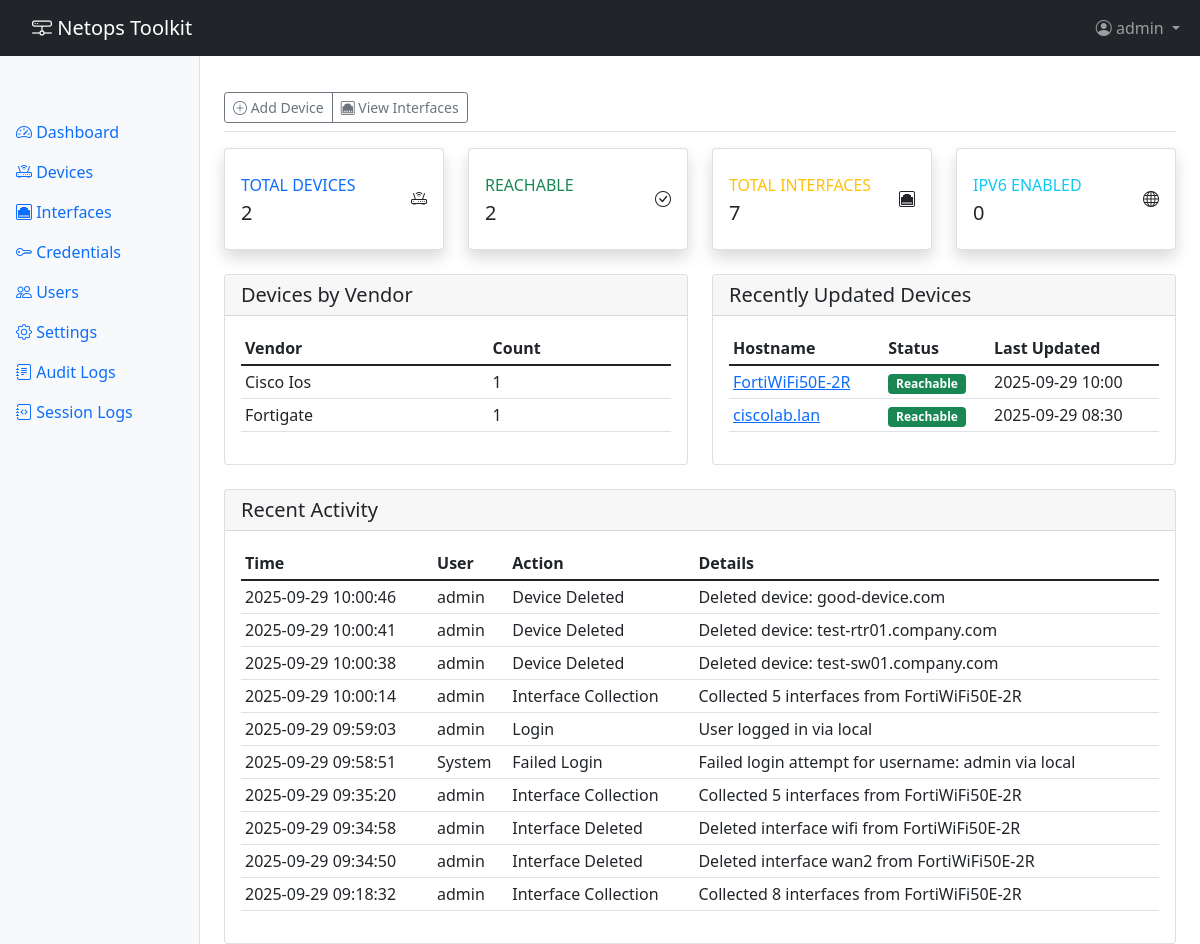
The page /dashboard (signed in) on the database as committed earlier.
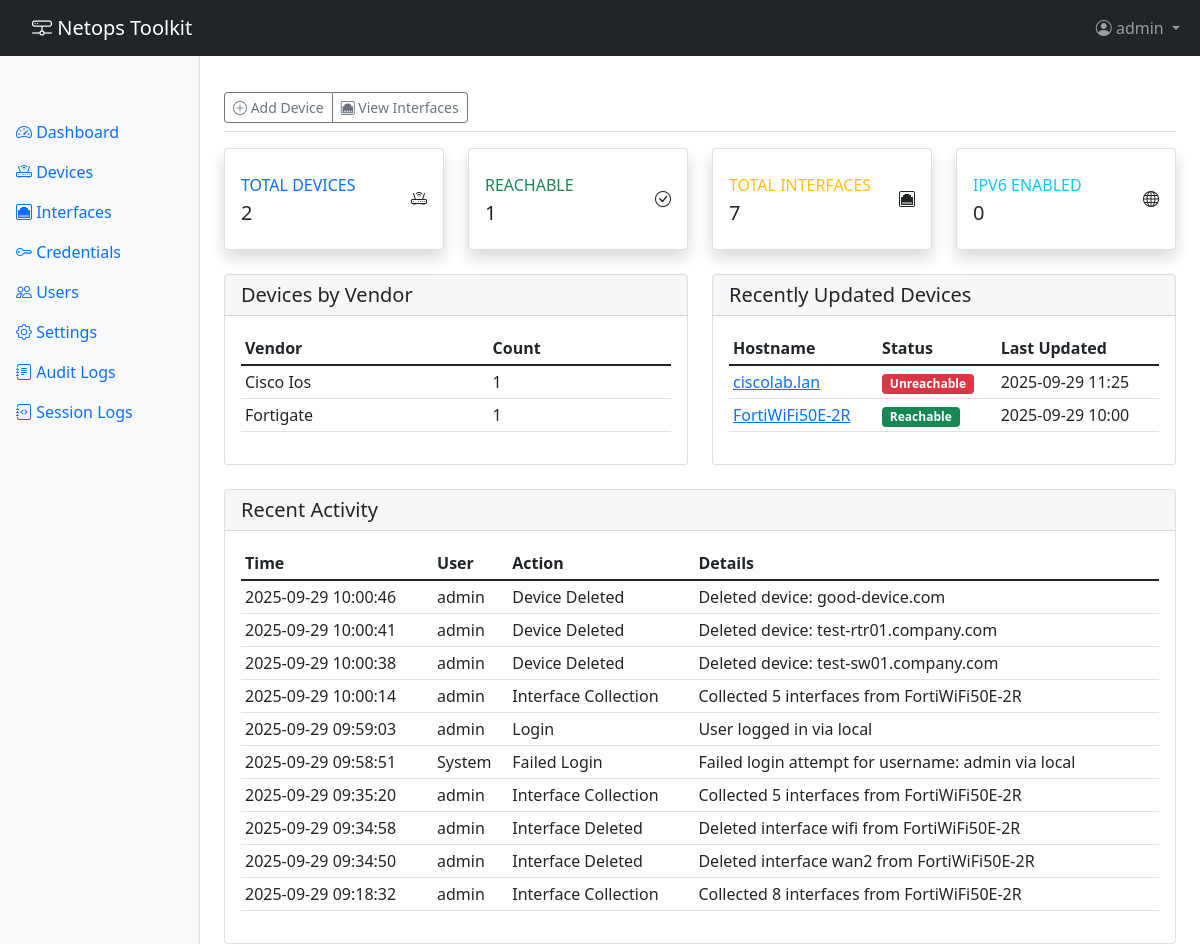
The same page on the database as committed later.
### app/models.py (models this page shows, shortened)
class Device(db.Model):
    __tablename__ = 'devices'
    id = db.Column(db.Integer, primary_key=True)
    hostname = db.Column(db.String(255), unique=True, nullable=False)
    ip_address = db.Column(db.String(45), nullable=False)  # Supports IPv6
    vendor = db.Column(db.String(50), nullable=False)  # cisco_ios, cisco_nxos, cisco_iosxr, paloalto, fortigate
    is_reachable = db.Column(db.Boolean, default=True)
    last_reachability_check = db.Column(db.DateTime)
    last_successful_connection = db.Column(db.DateTime)
    last_error = db.Column(db.Text)
    created_at = db.Column(db.DateTime, default=datetime.utcnow)
    updated_at = db.Column(db.DateTime, default=datetime.utcnow, onupdate=datetime.utcnow)
    interfaces = db.relationship('Interface', backref='device', lazy='dynamic', cascade='all, delete-orphan')
    audit_logs = db.relationship('AuditLog', backref='device', lazy='dynamic')

class AuditLog(db.Model):
    __tablename__ = 'audit_logs'
    id = db.Column(db.Integer, primary_key=True)
    user_id = db.Column(db.Integer, db.ForeignKey('users.id'))
    device_id = db.Column(db.Integer, db.ForeignKey('devices.id'))
    action = db.Column(db.String(100), nullable=False)  # login, logout, device_access, config_change
    details = db.Column(db.Text)
    ip_address = db.Column(db.String(45))
    timestamp = db.Column(db.DateTime, default=datetime.utcnow)

class User(UserMixin, db.Model):
    __tablename__ = 'users'
    id = db.Column(db.Integer, primary_key=True)
    username = db.Column(db.String(80), unique=True, nullable=False)
    email = db.Column(db.String(120), unique=True, nullable=True)
    password_hash = db.Column(db.String(255), nullable=True)  # Null for TACACS users
    auth_type = db.Column(db.String(20), nullable=False, default='local')  # 'local' or 'tacacs'
    is_active = db.Column(db.Boolean, default=True)
    is_admin = db.Column(db.Boolean, default=False)
    created_at = db.Column(db.DateTime, default=datetime.utcnow)
    last_login = db.Column(db.DateTime)
    audit_logs = db.relationship('AuditLog', backref='user', lazy='dynamic')

### app/routes/main_routes.py (the view)
@main_bp.route('/dashboard')
@login_required
def dashboard():
    total_devices = Device.query.count()
    reachable_devices = Device.query.filter_by(is_reachable=True).count()
    unreachable_devices = Device.query.filter_by(is_reachable=False).count()
    total_interfaces = Interface.query.count()
    ipv4_interfaces = Interface.query.filter(Interface.ipv4_address.isnot(None)).count()
    ipv6_interfaces = Interface.query.filter(Interface.ipv6_address.isnot(None)).count()
    recent_activity = AuditLog.query.order_by(
        AuditLog.timestamp.desc()
    ).limit(10).all()
    vendor_stats = db.session.query(
        Device.vendor,
        func.count(Device.id)
    ).group_by(Device.vendor).all()
    recent_devices = Device.query.order_by(
        Device.updated_at.desc()
    ).limit(5).all()
    stats = {
        'total_devices': total_devices,
        'reachable_devices': reachable_devices,
        'unreachable_devices': unreachable_devices,
        'total_interfaces': total_interfaces,
        'ipv4_interfaces': ipv4_interfaces,
        'ipv6_interfaces': ipv6_interfaces,
        'vendor_distribution': dict(vendor_stats)
    }
    return render_template('dashboard.html',
                         stats=stats,
                         recent_activity=recent_activity,
                         recent_devices=recent_devices)

### app/templates/dashboard.html (shortened to what the changed rows need)
{% extends "base.html" %}
{% block content %}
<div class="row">
    <div class="col-xl-3 col-md-6 mb-4">
        <div class="card border-left-success shadow h-100 py-2">
            <div class="card-body">
                <div class="row no-gutters align-items-center">
                    <div class="col mr-2">
                        <div class="text-xs font-weight-bold text-success text-uppercase mb-1">Reachable</div>
                        <div class="h5 mb-0 font-weight-bold text-gray-800">{{ stats.reachable_devices }}</div>
                    </div>
                </div>
            </div>
        </div>
    </div>
</div>
<div class="row">
    <div class="col-md-6">
        <div class="card">
            <div class="card-body">
                <table class="table table-sm">
                    <thead>
                        <tr>
                            <th>Vendor</th>
                            <th>Count</th>
                        </tr>
                    </thead>
                    <tbody>
                        {% for vendor, count in stats.vendor_distribution.items() %}
                        <tr>
                            <td>{{ vendor|replace('_', ' ')|title }}</td>
                            <td>{{ count }}</td>
                        </tr>
                        {% endfor %}
                    </tbody>
                </table>
            </div>
        </div>
    </div>
    <div class="col-md-6">
        <div class="card">
            <div class="card-body">
                <table class="table table-sm">
                    <thead>
                        <tr>
                            <th>Hostname</th>
                            <th>Status</th>
                            <th>Last Updated</th>
                        </tr>
                    </thead>
                    <tbody>
                        {% for device in recent_devices %}
                        <tr>
                            <td><a href="{{ url_for('interfaces.device_interfaces', device_id=device.id) }}">{{ device.hostname }}</a></td>
                            <td>
                                {% if device.is_reachable %}
                                <span class="badge bg-success">Reachable</span>
                                {% else %}
                                <span class="badge bg-danger">Unreachable</span>
                                {% endif %}
                            </td>
                            <td>{{ device.updated_at.strftime('%Y-%m-%d %H:%M') if device.updated_at else 'Never' }}</td>
                        </tr>
                        {% endfor %}
                    </tbody>
                </table>
            </div>
        </div>
    </div>
</div>
<div class="row mt-4">
    <div class="col-12">
        <div class="card">
            <div class="card-body">
                <table class="table table-sm">
                    <thead>
                        <tr>
                            <th>Time</th>
                            <th>User</th>
                            <th>Action</th>
                            <th>Details</th>
                        </tr>
                    </thead>
                    <tbody>
                        {% for log in recent_activity %}
                        <tr>
                            <td>{{ log.timestamp.strftime('%Y-%m-%d %H:%M:%S') }}</td>
                            <td>{{ log.user.username if log.user else 'System' }}</td>
                            <td>{{ log.action|replace('_', ' ')|title }}</td>
                            <td>{{ log.details }}</td>
                        </tr>
                        {% endfor %}
                    </tbody>
                </table>
            </div>
        </div>
    </div>
</div>
{% endblock %}

Rows that differ between the two databases and show on the page:
changed Device "ciscolab.lan": updated_at "2025-09-29 08:30" → "2025-09-29 11:25"; is_reachable "Reachable" → "Unreachable"; moves up the list
Other text that changed with them:
{{ stats.reachable_devices }}: "2" → "1"
